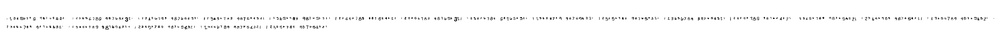
#> input picture archive/scripts/training/test.png, 1000 x 51 px, shrunk from 13072 x 666 before the run
$ python jitter.py test.png   (Python 2 division)
#> lines starting #> are read from the running program, lines starting #| are printed output that depends on the picture
#!/usr/bin/python

import os, sys, math
import Image, ImageMath

### Performs the jitter operation on an input image. this amounts to rotating the image +/- MAX_ROTATION,
### in ROT_INCREMENT degree increments. 20 and 3, would generate rotations at [-20,-17,-14,...20].

### Each rotated image is translated to a maximum of MAX_TRANSLATE units in any direction, and you may specify
### the number of translations using TRANSLATE_DIRS.
### This divides 360 degrees TRANSLATE_DIRS times, starting at 0 degrees.

MAX_ROTATION = 20 #degrees cc and ccw
MAX_TRANSLATE = 5 #pixels offset limit
ROT_INCREMENT = 3 #rotation increment value
TRANSLATE_DIRS = 8 #number of directions to perform translations
OUT_FORMAT = 'png'

def color_to_alpha(image, color=None):
	"Takes a specific color value and changes it to alpha in image"

	image = image.convert('RGBA')
	width, height = image.size

	color = map(float, color)
	img_bands = [band.convert("F") for band in image.split()]

	# Find the maximum difference rate between source and color.
	alpha = ImageMath.eval(
		"""float(
			max(
				max(
					max(
						difference1(red_band, cred_band),
						difference1(green_band, cgreen_band)
					),
					difference1(blue_band, cblue_band)
				),
				max(
					max(
						difference2(red_band, cred_band),
						difference2(green_band, cgreen_band)
					),
					difference2(blue_band, cblue_band)
				)
			)
		)""",
		difference1=difference1,
		difference2=difference2,
		red_band = img_bands[0],
		green_band = img_bands[1],
		blue_band = img_bands[2],
		cred_band = color[0],
		cgreen_band = color[1],
		cblue_band = color[2]
	)

	# Calculate the new image colors after the removal of the selected color
	new_bands = [
		ImageMath.eval(
			"convert((image - color) / alpha + color, 'L')",
			image = img_bands[i],
			color = color[i],
			alpha = alpha
		)
		for i in xrange(3)
	]

	# Add the new alpha band
	new_bands.append(ImageMath.eval(
		"convert(alpha_band * alpha, 'L')",
		alpha = alpha,
		alpha_band = img_bands[3]
	))

	return Image.merge('RGBA', new_bands)

# [44 lines left out: functions difference1, difference2, flatten, gen_rotations, gen_translations, not called in this run]

def main(argv):

	input_images = []
	colored_images = []
	rotations = []
	translations = []
	fixed_edges = []
	output_images = []

	#check for valid image files
	for infile in sys.argv[1:]:
		try:
			im = Image.open(infile)
#> im is the input picture: PIL image 1000x51 RGB; min 0, max 255, mean 250.9
			print infile, im.format, "%dx%d" % im.size, im.mode
#| test.png PNG 1000x51 RGB
			input_images.append(im)
		except IOError:
			pass

	#recolor the black bits to red, and put all the results in colored_images
	for img in input_images:
		background = Image.new('RGB', input_images[0].size, (255, 0, 0))
		image = color_to_alpha(img, (0, 0, 0, 255))
		background.paste(image.convert('RGB'), mask=image)
		colored_images.append(background)
#> this loop made 1 pass
#> (width in color_to_alpha, height in color_to_alpha, color in color_to_alpha) on pass 1: (1000, 51, [0, 0, 0, 255])
#> pass 1, in main, `background = Image.new('RGB', input_images[0].size, (255, 0, 0))`:
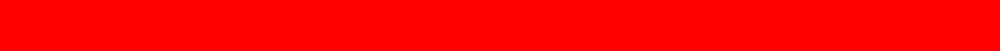
#> background: PIL image 1000x51 RGB; mean R, G, B 255, 0, 0
#> after the loop, colored_images = []

	#input_images[0].show()

	#generate all rotated images in range(-1*MAX_ROTATION, 1+MAX_ROTATION)
	rotations = flatten([gen_rotations(img) for img in colored_images])

	#generate all translations from each rotated image
	translations = flatten([gen_translations(img) for img in rotations])

	#recolor the black bits  around the border to white, and put all the results in fixed_edges
	for img in translations:
		background = Image.new('RGB', input_images[0].size, (255, 255, 255))
		image = color_to_alpha(img, (0, 0, 0, 255))
		background.paste(image.convert('RGB'), mask=image)
		fixed_edges.append(background)

	#recolor the red bits, the numbers, back to black, and put all the results in output_images
	for img in fixed_edges:
		background = Image.new('RGB', input_images[0].size, (0, 0, 0))
		image = color_to_alpha(img, (255, 0, 0, 255))
		background.paste(image.convert('RGB'), mask=image)
		output_images.append(background)

	prefix = infile[:-4]
	print prefix
	#save images with file names "outfile_1.ppm, outfile_2.ppm, ..."
	for i, img in enumerate(output_images):
		img.save(prefix + '_' + str(i) + '.' + OUT_FORMAT, OUT_FORMAT)

# [10 lines left out: function make_affine, not called in this run]

if __name__=='__main__':
	main(sys.argv[1:])
#> (the call stopped at in color_to_alpha, `alpha = ImageMath.eval( """float( max( max( max( difference1(red_band,..`: ImageMath is not available in this run)
